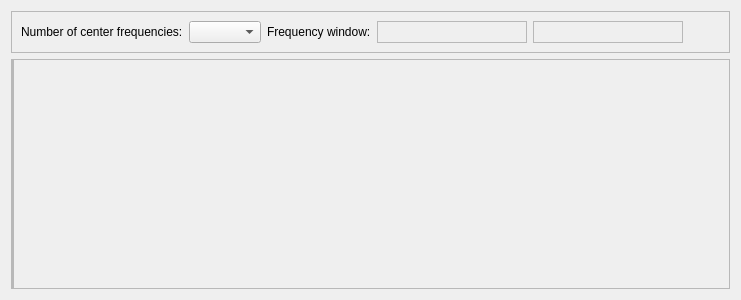
<?xml version="1.0" encoding="UTF-8"?>
<ui version="4.0">
 <class>EqualizerWidget</class>
 <widget class="QWidget" name="EqualizerWidget">
  <property name="geometry">
   <rect>
    <x>0</x>
    <y>0</y>
    <width>741</width>
    <height>300</height>
   </rect>
  </property>
  <property name="windowTitle">
   <string>Form</string>
  </property>
  <layout class="QVBoxLayout" name="verticalLayout">
   <item>
    <widget class="QFrame" name="frame_2">
     <property name="frameShape">
      <enum>QFrame::StyledPanel</enum>
     </property>
     <property name="frameShadow">
      <enum>QFrame::Raised</enum>
     </property>
     <layout class="QHBoxLayout" name="horizontalLayout">
      <item>
       <widget class="QLabel" name="label">
        <property name="text">
         <string>Number of center frequencies:</string>
        </property>
       </widget>
      </item>
      <item>
       <widget class="QComboBox" name="cmbNCenterFrequencies"/>
      </item>
      <item>
       <widget class="QLabel" name="label_2">
        <property name="text">
         <string>Frequency window:</string>
        </property>
       </widget>
      </item>
      <item>
       <widget class="QFrame" name="frmWheelFMinPlace">
        <property name="minimumSize">
         <size>
          <width>150</width>
          <height>0</height>
         </size>
        </property>
        <property name="frameShape">
         <enum>QFrame::StyledPanel</enum>
        </property>
        <property name="frameShadow">
         <enum>QFrame::Raised</enum>
        </property>
        <layout class="QVBoxLayout" name="verticalLayout_2">
         <property name="spacing">
          <number>0</number>
         </property>
         <property name="leftMargin">
          <number>0</number>
         </property>
         <property name="topMargin">
          <number>0</number>
         </property>
         <property name="rightMargin">
          <number>0</number>
         </property>
         <property name="bottomMargin">
          <number>0</number>
         </property>
        </layout>
       </widget>
      </item>
      <item>
       <widget class="QFrame" name="frmWheelFMaxPlace">
        <property name="minimumSize">
         <size>
          <width>150</width>
          <height>0</height>
         </size>
        </property>
        <property name="frameShape">
         <enum>QFrame::StyledPanel</enum>
        </property>
        <property name="frameShadow">
         <enum>QFrame::Raised</enum>
        </property>
        <layout class="QVBoxLayout" name="verticalLayout_3">
         <property name="spacing">
          <number>0</number>
         </property>
         <property name="leftMargin">
          <number>0</number>
         </property>
         <property name="topMargin">
          <number>0</number>
         </property>
         <property name="rightMargin">
          <number>0</number>
         </property>
         <property name="bottomMargin">
          <number>0</number>
         </property>
        </layout>
       </widget>
      </item>
      <item>
       <spacer name="horizontalSpacer">
        <property name="orientation">
         <enum>Qt::Horizontal</enum>
        </property>
        <property name="sizeHint" stdset="0">
         <size>
          <width>40</width>
          <height>20</height>
         </size>
        </property>
       </spacer>
      </item>
     </layout>
    </widget>
   </item>
   <item>
    <widget class="QFrame" name="frmOuter">
     <property name="sizePolicy">
      <sizepolicy hsizetype="Preferred" vsizetype="Expanding">
       <horstretch>0</horstretch>
       <verstretch>0</verstretch>
      </sizepolicy>
     </property>
     <property name="frameShape">
      <enum>QFrame::StyledPanel</enum>
     </property>
     <property name="frameShadow">
      <enum>QFrame::Raised</enum>
     </property>
     <layout class="QHBoxLayout" name="horizontalLayout_2">
      <property name="spacing">
       <number>0</number>
      </property>
      <property name="leftMargin">
       <number>0</number>
      </property>
      <property name="topMargin">
       <number>0</number>
      </property>
      <property name="rightMargin">
       <number>0</number>
      </property>
      <property name="bottomMargin">
       <number>0</number>
      </property>
      <item>
       <widget class="QFrame" name="frmSliders">
        <property name="frameShape">
         <enum>QFrame::StyledPanel</enum>
        </property>
        <property name="frameShadow">
         <enum>QFrame::Raised</enum>
        </property>
        <layout class="QHBoxLayout" name="horizontalLayout_3">
         <property name="spacing">
          <number>0</number>
         </property>
         <property name="leftMargin">
          <number>0</number>
         </property>
         <property name="topMargin">
          <number>0</number>
         </property>
         <property name="rightMargin">
          <number>0</number>
         </property>
         <property name="bottomMargin">
          <number>0</number>
         </property>
        </layout>
       </widget>
      </item>
      <item>
       <spacer name="horizontalSpacer_2">
        <property name="orientation">
         <enum>Qt::Horizontal</enum>
        </property>
        <property name="sizeHint" stdset="0">
         <size>
          <width>469</width>
          <height>20</height>
         </size>
        </property>
       </spacer>
      </item>
     </layout>
    </widget>
   </item>
  </layout>
 </widget>
 <resources/>
 <connections>
  <connection>
   <sender>cmbNCenterFrequencies</sender>
   <signal>currentIndexChanged(int)</signal>
   <receiver>EqualizerWidget</receiver>
   <slot>setNumberOfCentralFrequencies(int)</slot>
   <hints>
    <hint type="sourcelabel">
     <x>255</x>
     <y>35</y>
    </hint>
    <hint type="destinationlabel">
     <x>340</x>
     <y>61</y>
    </hint>
   </hints>
  </connection>
 </connections>
 <slots>
  <slot>setNumberOfCentralFrequencies(int)</slot>
 </slots>
</ui>
